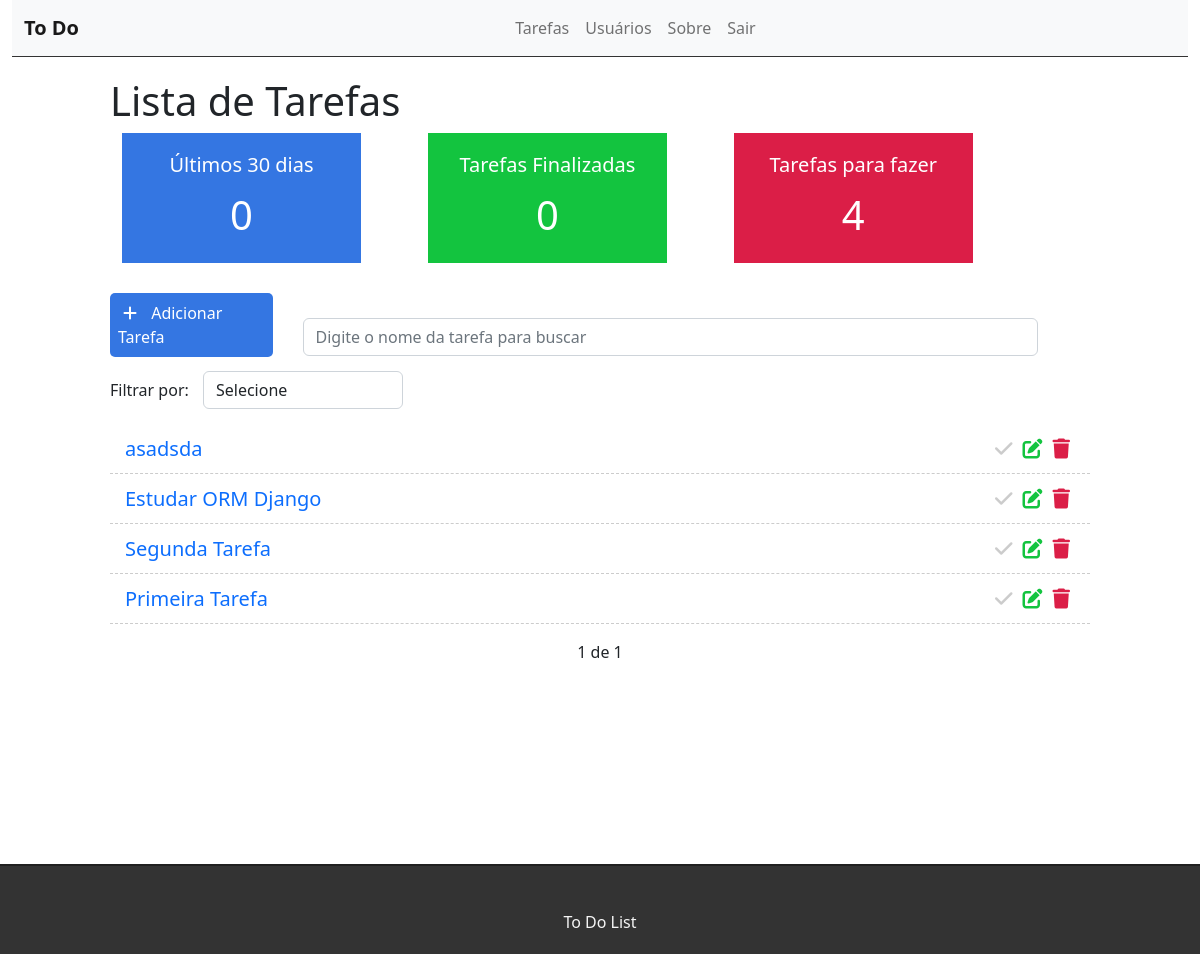
The app's page / (signed in), older data.
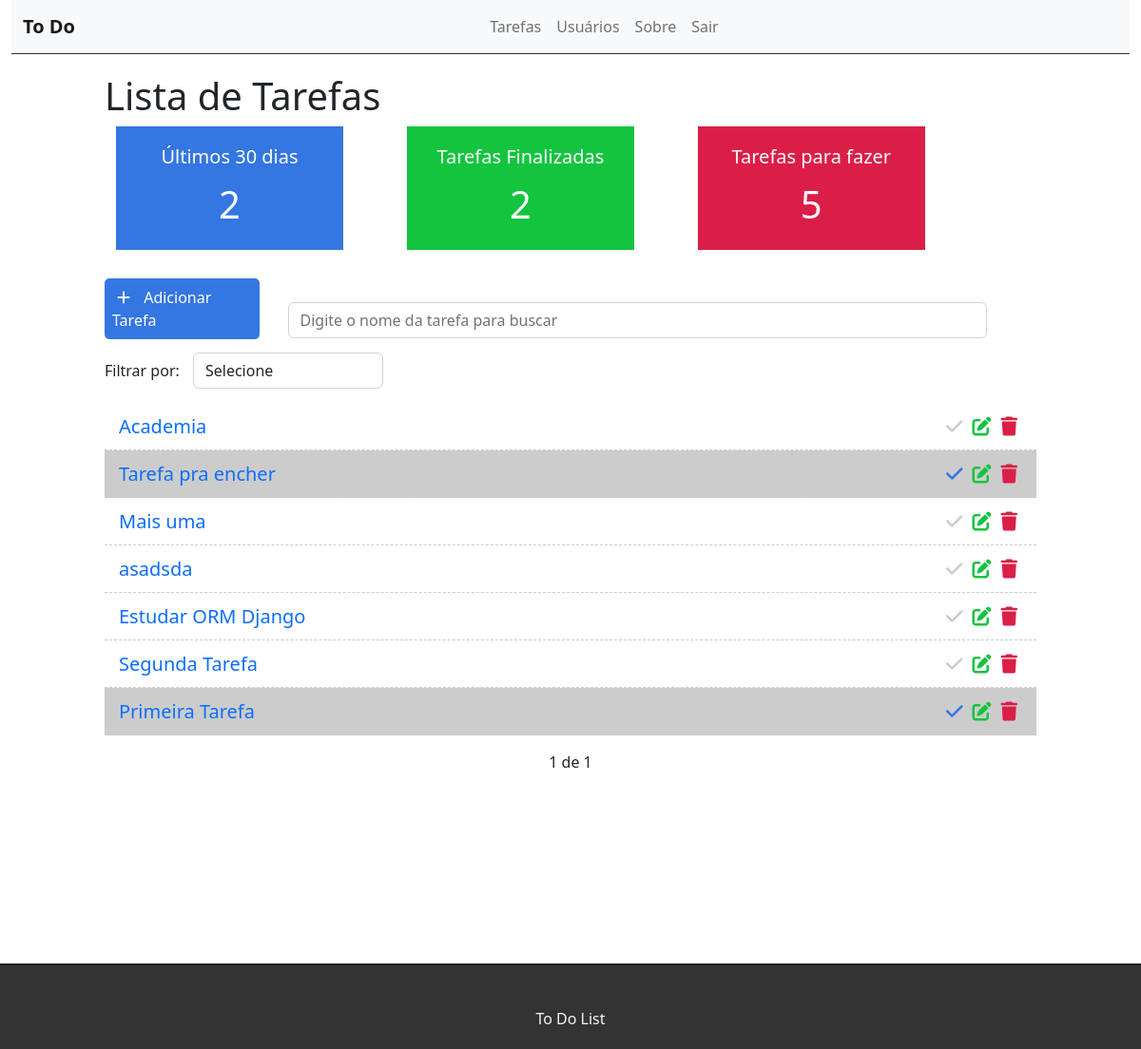
The same page, newer data.
### tasks/models.py (models this page shows, shortened)
class Task(models.Model):
    title = models.CharField(max_length=255)
    description = models.TextField()
    done = models.CharField(
        max_length=5,
        choices=STATUS,
        )
    user = models.ForeignKey(get_user_model(), on_delete=models.CASCADE)   #chave estrangeira da tabela de user do Django
    created_at = models.DateTimeField(auto_now_add=True)
    updated_at = models.DateTimeField(auto_now=True)

### tasks/views.py (the view)
# urls.py: path('', views.taskList, name='task-list'),
@login_required
def taskList(request):
    search = request.GET.get('search')
    filter = request.GET.get('filter')
    tasksDoneRecently = Task.objects.filter(done='done', updated_at__gt=datetime.datetime.now() - datetime.timedelta(days=30), user=request.user).count()
    taskDone = Task.objects.filter(done='done', user=request.user).count()
    taskDoing = Task.objects.filter(done='doing', user=request.user).count()
    if search:
        tasks = Task.objects.filter(title__icontains=search, user=request.user)    #filtro busca
    elif filter:
        tasks = Task.objects.filter(done=filter, user=request.user)    #filtro de status tarefa
    else:
        tasks_list = Task.objects.all().order_by('-created_at').filter(user=request.user)  #pegar somente dados de usuário logado
        paginator = Paginator(tasks_list, 10)
        page = request.GET.get('page')
        tasks = paginator.get_page(page)
    return render(request, 'tasks/list.html', {'tasks': tasks, 'tasksrecently': tasksDoneRecently, 'taskDone': taskDone, 'taskDoing': taskDoing})

### tasks/templates/tasks/list.html (shortened to what this page needs)
{% extends 'base.html' %}
{% block content%}
<div class="offset-1 col-10 list-div">
    <h1>Lista de Tarefas</h1>
    <div class="row">
        <div class="container dashboard">
            <div class="col-3 dashboard-box" id="dashboard-lastdays">
                <h4>Últimos 30 dias</h4>
                <span>{{ tasksrecently }}</span>
            </div>
            <div class="col-3 dashboard-box" id="dashboard-done">
                <h4>Tarefas Finalizadas</h4>
                <span>{{ taskDone }}</span>
            </div>
            <div class="col-3 dashboard-box" id="dashboard-doing">
                <h4>Tarefas para fazer</h4>
                <span>{{ taskDoing }}</span>
            </div>
        </div>
    </div>
    <a id="add-link" href="newtask/">
        <div class="col-2 add-div">
            <i class="fas fa-plus"></i> Adicionar Tarefa
        </div>
    </a>
    <div class="col-9 search-div">
        <form  method="GET" id="search-form">
            <input class="form-control" type="text" id="search" name="search" placeholder="Digite o nome da tarefa para buscar" value="{{request.GET.search}}">
        </form>
    </div>
    <div class="col-12 filter-div">
        <span>Filtrar por:</span>
        <select name="filter" id="filter" class="form-control">
            <option value="">Selecione</option>
        </select>
    </div>
    <ul class="task-list">
        {% for task in tasks %}
            {% if task.done == 'doing' %}
                <li class="task-item">
            {% else %}
                <li class="task-item done">
            {% endif %}
                    <span><a id="add-link" href="task/{{task.id}}">{{ task.title }}</a></span>
                    <span><a href="delete/{{task.id}}" class="delete-btn"><i class="fas fa-trash"></i></a></span>
                    <span><a href="edit/{{task.id}}"><i class="fas fa-edit"></i></a></span>
                    <span><a href="changestatus/{{task.id}}"><i class="fas fa-check"></i></a></span>
                </li>
        {% endfor %}
    </ul>
    <div class="pagination">
        <span class="step-links">
            {% if tasks.paginator.num_pages %}
                <span class="current">
                    {{ tasks.number }} de {{ tasks.paginator.num_pages}}
                </span>
            {% endif %}
        </span>
    </div>
</div>
{% endblock %}

### tasks/templates/base.html (shortened to what this page needs)
{% load static %}
<!DOCTYPE html>
<html lang="en">
<head>
    <link rel="stylesheet" href="{% static 'css/styles.css' %}">
    <link href="https://cdn.jsdelivr.net/npm/bootstrap@5.2.3/dist/css/bootstrap.min.css" rel="stylesheet">
    <link rel="stylesheet" href="https://cdnjs.cloudflare.com/ajax/libs/font-awesome/6.2.1/css/all.min.css" />
</head>
<body>
    <div class="container-fluid">
        <nav class="navbar navbar-expand-lg bg-light">
            <div class="container-fluid">
              <a class="navbar-brand" href="/">To Do</a>
              <div class="collapse navbar-collapse" id="navbarSupportedContent">
                <ul class="navbar-nav me-auto mb-2 mb-lg-0">
                  {% if user.is_authenticated %}
                    <li class="nav-item">
                      <a class="nav-link" aria-current="page" href="/">Tarefas</a>
                    </li>
                    <li class="nav-item">
                      <a class="nav-link" aria-current="page" href="#">Usuários</a>
                    </li>
                    {% else %}
                      <li class="nav-item">
                        <a class="nav-link" aria-current="page" href="/accounts/login">Entrar</a>
                      </li>
                    {% endif %}
                  <li class="nav-item">
                    <a class="nav-link" aria-current="page" href="#">Sobre</a>
                  </li>
                  {% if user.is_authenticated %}
                    <li class="nav-item">
                      <a class="nav-link" aria-current="page" href="/accounts/logout">Sair</a>
                    </li>
                  {% endif %}
                </ul>
              </div>
            </div>
          </nav>
        {% block content%}
        {% endblock %}
    </div>
    <footer>
      <p>To Do List</p>
    </footer>
</body>
</html>

### static/css/styles.css (style rules this page uses)
.container-fluid { padding: 0; }
.container-fluid .row { margin: 0; }
.navbar { border-bottom: 1px solid #333; margin-bottom: 20px; }
.navbar-nav { margin: auto; }
.navbar-brand { font-weight: bold; }
.dashboard { padding: 0; width: 100%; display: block; margin-bottom: 30px; }
.dashboard h4 { font-size: 20px; }
.dashboard span { font-size: 40px; display: block; width: 100%; }
.dashboard-box { float: left; background-color: #DFDFDF; color: #FFF; padding: 20px; box-sizing: border-box; height: 130px; width: 32%; text-align: center; }
.dashboard-box:nth-child(2) { margin-left: 7%; margin-right: 7%; }
#dashboard-lastdays { background-color: #3476e2; }
#dashboard-done { background-color: #13c43f; }
#dashboard-doing { background-color: #db1e47; }
.add-div { background-color: #3476e2; cursor: pointer; display: inline-block; color: #fff; padding: 8px; border-radius: 5px; margin-right: 25px; }
.fas.fa-plus { color: #fff; margin-right: 10px; margin-left: 5px; }
#add-link { text-decoration: none; }
.search-div { padding: 0px; margin-top: 15px; margin-bottom: 15px; display: inline-block; }
.filter-div { margin-bottom: 15px; padding: 0; }
#filter { display: inline-block; width: 200px; margin-left: 10px; }
.list-div { padding: 0; }
.task-list { padding-left: 0; }
.task-item { list-style: none; font-size: 20px; height: 50px; padding: 0 15px; padding-top: 10px; border-bottom: 1px dashed #ccc; }
.task-item.done { background-color: #ccc; }
.fas.fa-trash, .fas.fa-edit, .fas.fa-check { cursor: pointer; margin: 5px; font-size: 20px; float: right; }
.fas.fa-trash { color: #db1e47; }
.fas.fa-edit { color: #13c43f; }
.fas.fa-check { color: #CCC; }
.done .fas.fa-check { color: #3476e2; }
footer { background-color: #333; height: 90px; border-top: 2px solid #202020; margin-top: 200px; }
footer p { color: #f5f5f5; text-align: center; top: 50%; position: relative; }
.pagination { margin-bottom: 20px; }
.step-links { position: relative; margin-left: auto; margin-right: auto; }
.step-links .current { margin-left: 5px; margin-right: 5px; }

Row changes from the older to the newer data that the page shows:
added Task: title "Academia"
added Task: title "Tarefa pra encher"
added Task: title "Mais uma"
changed Task "Primeira Tarefa": done "doing" → "done" (drawn)
Text that changed along with them:
{{ tasksrecently }}: "0" → "2"
{{ taskDone }}: "0" → "2"
{{ taskDoing }}: "4" → "5"
